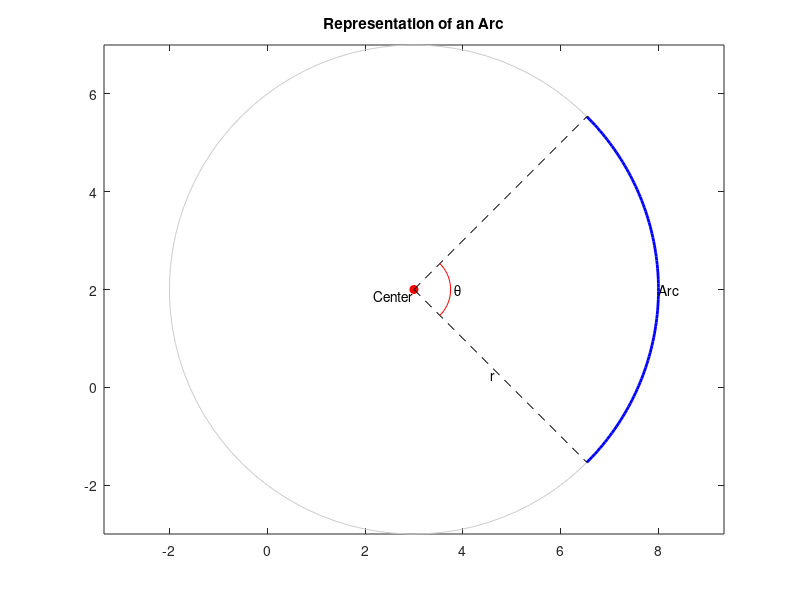

This figure's MATLAB source:
% Define the parameters
r = 5; % Radius of the arc
theta_start = pi/4; % Starting angle in radians, shifted by 90 degrees
theta_end = 3*pi/4; % Ending angle in radians, shifted by 90 degrees
center = [3, 2]; % Coordinates of the center of the circle

% Adjust angles for 90 degree rotation
theta_start = theta_start + 3*pi/2;
theta_end = theta_end + 3*pi/2;

% Calculate the coordinates of the arc
theta = linspace(theta_start, theta_end, 100); % Generate 100 points between the angles
x = center(1) + r*cos(theta);
y = center(2) + r*sin(theta);

% Calculate the coordinates for the full circle (for visualization)
theta_full = linspace(0, 2*pi, 100);
x_full = center(1) + r*cos(theta_full);
y_full = center(2) + r*sin(theta_full);

% Open a new figure
figure;

% Plot the full circle in light gray (for reference)
plot(x_full, y_full, 'Color', [0.8 0.8 0.8]);
hold on;

% Plot the arc
plot(x, y, 'b', 'LineWidth', 2);

% Mark the center of the circle
plot(center(1), center(2), 'ro', 'MarkerFaceColor', 'r');

% Draw radius lines from the center to the start and end of the arc
plot([center(1), center(1) + r*cos(theta_start)], [center(2), center(2) + r*sin(theta_start)], 'k--');
plot([center(1), center(1) + r*cos(theta_end)], [center(2), center(2) + r*sin(theta_end)], 'k--');

% Annotate the figure
text(center(1), center(2), 'Center', 'VerticalAlignment', 'top', 'HorizontalAlignment', 'right');
text(center(1) + r*cos((theta_start+theta_end)/2), center(2) + r*sin((theta_start+theta_end)/2), 'Arc', 'HorizontalAlignment', 'left');
text(center(1) + 0.5*r*cos(theta_start) - 0.1 , center(2) + 0.5*r*sin(theta_start), 'r', 'HorizontalAlignment', 'right');
text(center(1) + 0.15*r*cos((theta_start+theta_end)/2)*1.2, center(2) + 0.15*r*sin((theta_start+theta_end)/2)*1.2, '\theta', 'HorizontalAlignment', 'center');

% Draw the central angle using an arc
angle_arc = linspace(theta_start, theta_end, 20);
plot(center(1) + 0.15*r*cos(angle_arc), center(2) + 0.15*r*sin(angle_arc), 'r-');

axis equal;
title('Representation of an Arc');
